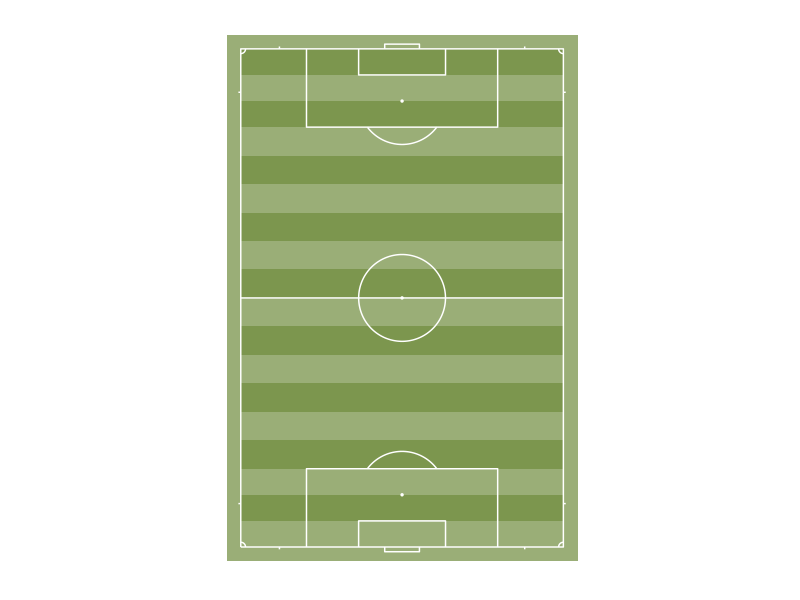

Recreate this plot in R.
library('ggplot2')
library('ggthemes')

ggplot(data=data.frame(x=1,y=1),aes(x,y))+
  ###grass:
  geom_rect(aes(xmin = -37, xmax = 37, ymin = -55.5, ymax = 55.5),
            fill = "darkolivegreen4", alpha = 0.7) +
  geom_rect(aes(xmin = -34, xmax = 34, ymin = 0, ymax = 6),
            fill = "darkolivegreen4", alpha = 0.7) +
  geom_rect(aes(xmin = -34, xmax = 34, ymin = 12, ymax = 18),
            fill = "darkolivegreen4", alpha = 0.7) +
  geom_rect(aes(xmin = -34, xmax = 34, ymin = 24, ymax = 30),
            fill = "darkolivegreen4", alpha = 0.7) +
  geom_rect(aes(xmin = -34, xmax = 34, ymin = 36, ymax = 41.5),
            fill = "darkolivegreen4", alpha = 0.7) +
  geom_rect(aes(xmin = -34, xmax = 34, ymin = 47, ymax = 52.5),
            fill = "darkolivegreen4", alpha = 0.7) +
  geom_rect(aes(xmin = -34, xmax = 34, ymin = -6, ymax = -12),
            fill = "darkolivegreen4", alpha = 0.7) +
  geom_rect(aes(xmin = -34, xmax = 34, ymin = -18, ymax = -24),
            fill = "darkolivegreen4", alpha = 0.7) +
  geom_rect(aes(xmin = -34, xmax = 34, ymin = -36, ymax = -30),
            fill = "darkolivegreen4", alpha = 0.7) +
  geom_rect(aes(xmin = -34, xmax = 34, ymin = -47, ymax = -41.5),
            fill = "darkolivegreen4", alpha = 0.7) +
  ###pitch:
  geom_path(data=data.frame(x=c(-34,-34,34,34,-34),y=c(-52.5,52.5,52.5,-52.5,-52.5)), colour = "white")+
  ###halfway line:
  geom_path(data=data.frame(x=c(-34,34),y=c(0,0)), colour = "white")+
  ###centre circle:
  geom_path(data=data.frame(x=c(-9150:(-1)/1000,1:9150/1000),y=c(sqrt(9.15^2-c(-9150:(-1)/1000,1:9150/1000)^2))),aes(x=x,y=y), colour = "white")+
  geom_path(data=data.frame(x=c(-9150:(-1)/1000,1:9150/1000),y=-c(sqrt(9.15^2-c(-9150:(-1)/1000,1:9150/1000)^2))),aes(x=x,y=y), colour = "white")+
  ##centre spot:
  geom_point(aes(x = 0, y = 0), size = 0.5, colour = "white") +
  ##penalty spots:
  geom_point(aes(x = 0, y = 41.5), size = 0.5, colour = "white") +
  geom_point(aes(x = 0, y = -41.5), size = 0.5, colour = "white") +
  ###penalty arc:
  geom_path(data=data.frame(x=c(-7280:(-1)/1000,1:7280/1000),y=c(41.5-sqrt(9.15^2-c(-7280:(-1)/1000,1:7280/1000)^2))),aes(x=x,y=y), colour = "white")+
  geom_path(data=data.frame(x=c(-7280:(-1)/1000,1:7280/1000),y=-c(41.5-sqrt(9.15^2-c(-7280:(-1)/1000,1:7280/1000)^2))),aes(x=x,y=y), colour = "white")+
  ###corner arcs:
  geom_path(data=data.frame(x=c(0:1000/1000)-34,y=c(52.5-sqrt(1^2-c(0:1000/1000)^2))),aes(x=x,y=y), colour = "white")+
  geom_path(data=data.frame(x=c(0:1000/1000)-34,y=c(-52.5+sqrt(1^2-c(0:1000/1000)^2))),aes(x=x,y=y), colour = "white")+
  geom_path(data=data.frame(x=c(0:1000/1000)+33,y=c(52.5-sqrt(1^2-c(-1000:0/1000)^2))),aes(x=x,y=y), colour = "white")+
  geom_path(data=data.frame(x=c(0:1000/1000)+33,y=c(-52.5+sqrt(1^2-c(-1000:0/1000)^2))),aes(x=x,y=y), colour = "white")+
  ###corner lines:
  geom_path(data=data.frame(x=c(-34,-34.5),y=c(43.35,43.35)), colour = "white") +
  geom_path(data=data.frame(x=c(-34,-34.5),y=c(-43.35,-43.35)), colour = "white") +
  geom_path(data=data.frame(x=c(34,34.5),y=c(43.35,43.35)), colour = "white") +
  geom_path(data=data.frame(x=c(34,34.5),y=c(-43.35,-43.35)), colour = "white") +
  geom_path(data=data.frame(x=c(-25.85,-25.85),y=c(52.5,53)), colour = "white") +
  geom_path(data=data.frame(x=c(25.85,25.85),y=c(52.5,53)), colour = "white") +
  geom_path(data=data.frame(x=c(-25.85,-25.85),y=c(-52.5,-53)), colour = "white") +
  geom_path(data=data.frame(x=c(25.85,25.85),y=c(-52.5,-53)), colour = "white") +
  ###6-yard box:
  geom_path(data=data.frame(x=c(-9.16,-9.16,9.16,9.16),y=c(-52.5,-47,-47,-52.5)), colour = "white")+
  geom_path(data=data.frame(x=-c(-9.16,-9.16,9.16,9.16),y=-c(-52.5,-47,-47,-52.5)), colour = "white")+
  ###goal
  geom_path(data=data.frame(x=c(-3.66,-3.66,3.66,3.66),y=c(-52.5,-53.5,-53.5,-52.5)), colour = "white")+
  geom_path(data=data.frame(x=c(-3.66,-3.66,3.66,3.66),y=-c(-52.5,-53.5,-53.5,-52.5)), colour = "white")+
  ###penalty area:
  geom_path(data=data.frame(x=c(-20.15,-20.15,20.15,20.15),y=c(-52.5,-36,-36,-52.5)), colour = "white")+
  geom_path(data=data.frame(x=c(-20.15,-20.15,20.15,20.15),y=c(52.5,36,36,52.5)), colour = "white")+
  ###fix aspect ratio to 1:1
  coord_fixed() +
  ###remove all non-geom elements
  theme_solid()
